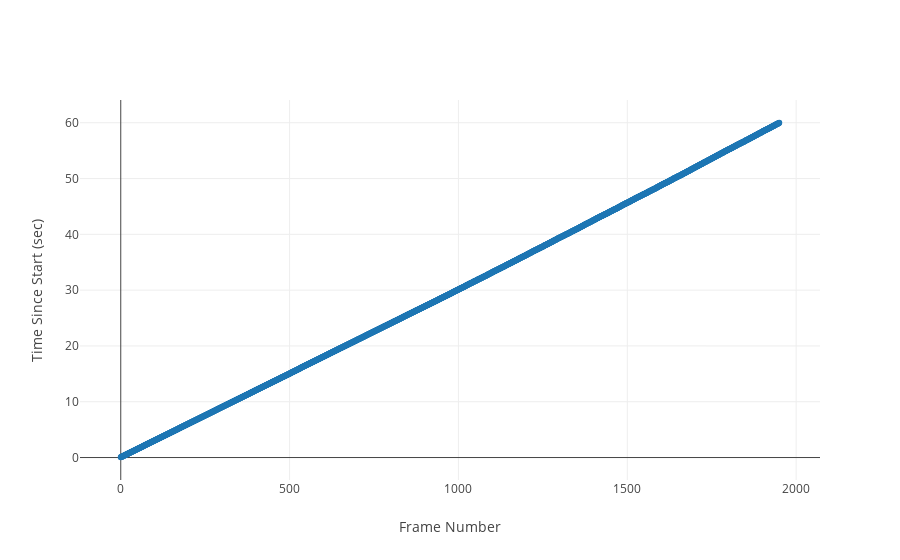

This figure's notebook cell:
### Markdown cell above
Looks pretty good, right?

### Code cell
fig = {
    'data': [{
        'x': frame_df.value, 
        'y': frame_df.secondsSinceStart, 
        'text': '', 
        'mode': 'markers', 
        'name': ''
    }],
    'layout': {
        'xaxis': {'title': 'Frame Number'},
        'yaxis': {'title': "Time Since Start (sec)"}
    }
}

iplot(fig, filename='pandas/multiple-scatter')

### Figure 1 — Plotly figure (JSON) as saved in the notebook; plotly's stock layout.template omitted (floating-point values rounded to 4 significant figures; data arrays with more than 128 entries replaced by an {"elided": "..."} marker saying what was removed)
{"data": [{"mode": "markers", "name": "", "text": "", "x": {"elided": "1951 int values"}, "y": {"elided": "1951 float values"}}], "layout": {"xaxis": {"title": "Frame Number"}, "yaxis": {"title": "Time Since Start (sec)"}}}
